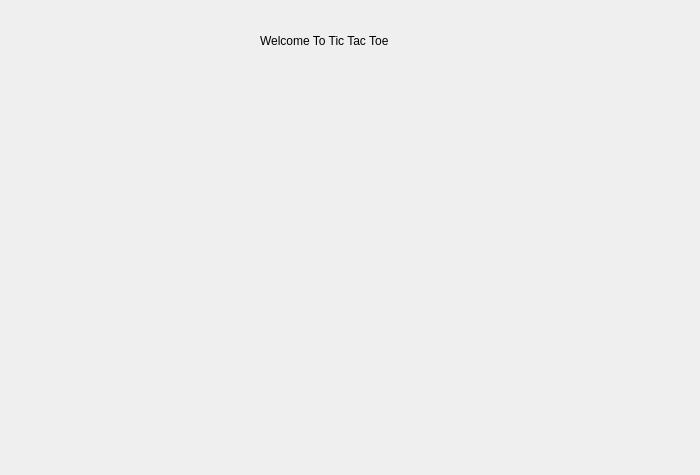
<?xml version="1.0" encoding="UTF-8"?>
<ui version="4.0">
 <class>Form</class>
 <widget class="QWidget" name="Form">
  <property name="geometry">
   <rect>
    <x>0</x>
    <y>0</y>
    <width>700</width>
    <height>475</height>
   </rect>
  </property>
  <property name="windowTitle">
   <string>Form</string>
  </property>
  <widget class="QLabel" name="label">
   <property name="geometry">
    <rect>
     <x>260</x>
     <y>20</y>
     <width>171</width>
     <height>41</height>
    </rect>
   </property>
   <property name="text">
    <string>Welcome To Tic Tac Toe</string>
   </property>
  </widget>
 </widget>
 <resources/>
 <connections/>
</ui>
